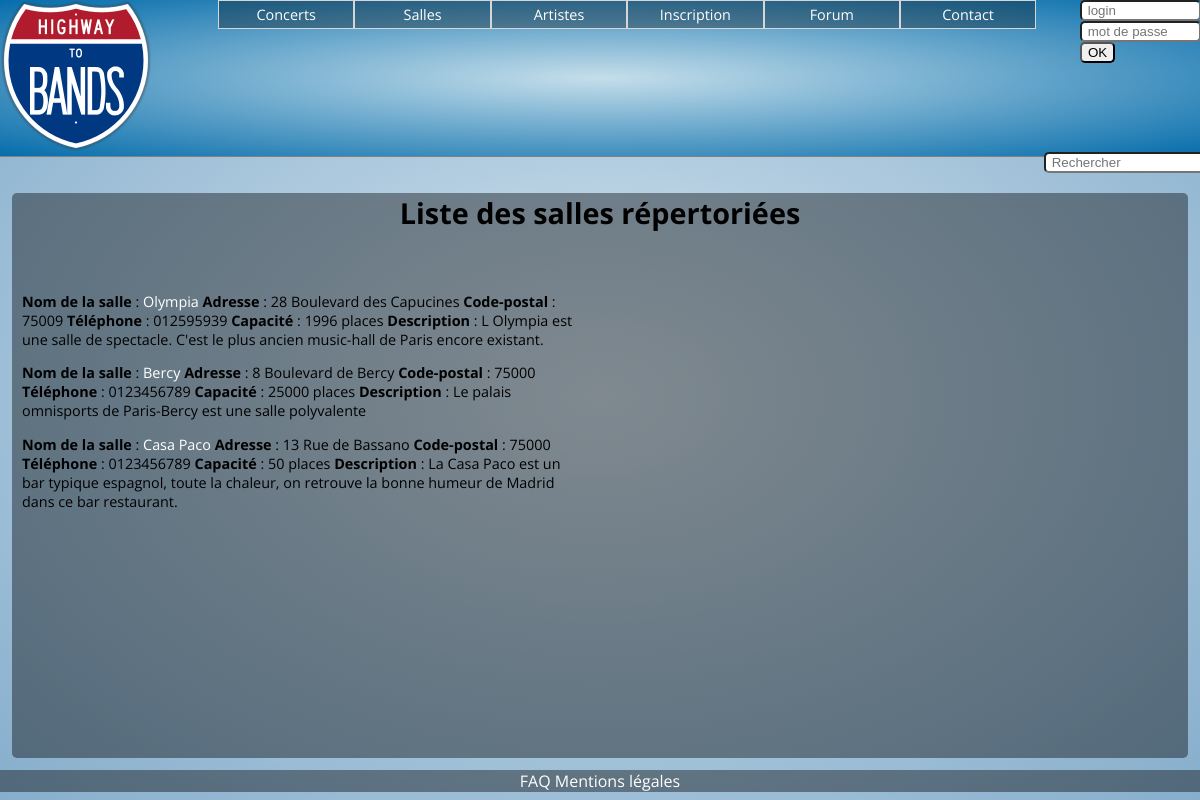
/HTB/index.php?page=liste_salle, run on an earlier commit of the app's database.
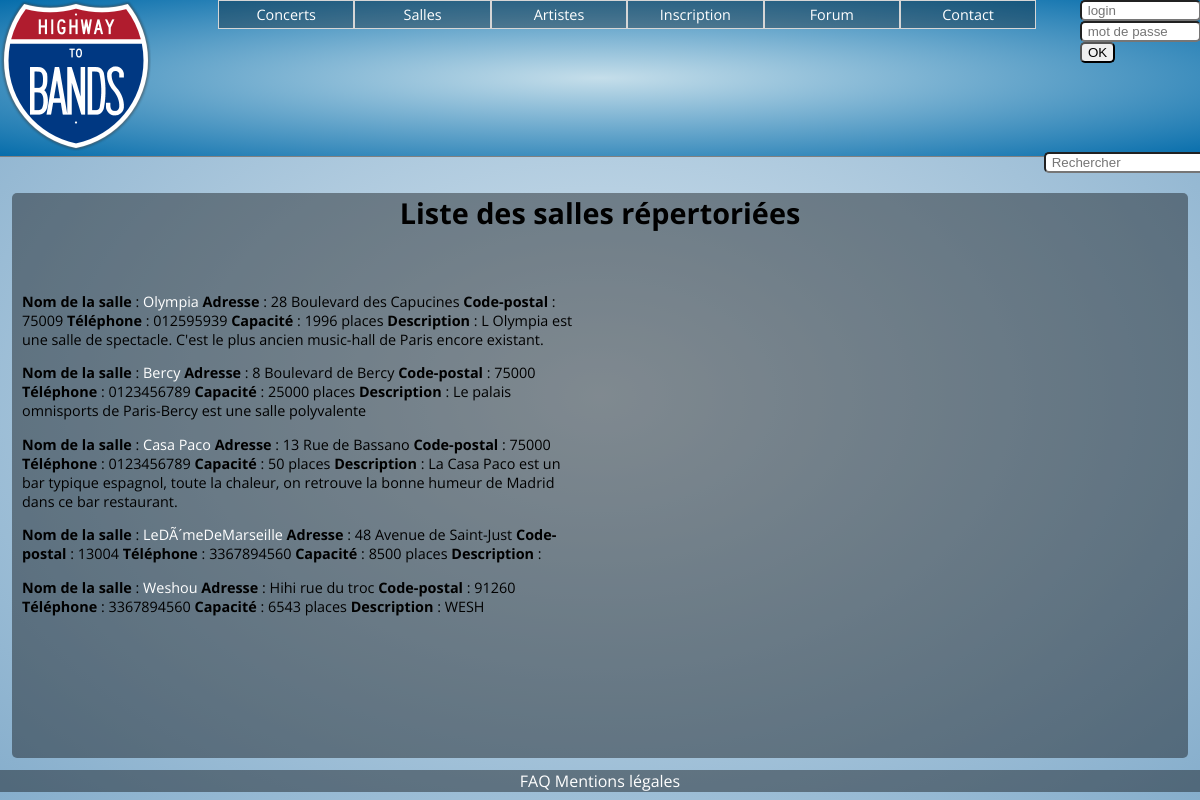
And on a later commit of the database.
### tables this page shows
CREATE TABLE IF NOT EXISTS `salle` (
  `id` int(11) NOT NULL AUTO_INCREMENT,
  `login` varchar(45) DEFAULT NULL,
  `password` varchar(255) DEFAULT NULL,
  `name` varchar(45) DEFAULT NULL,
  `capacity` int(11) DEFAULT NULL,
  `zipcode` int(11) DEFAULT NULL,
  `mail` varchar(45) DEFAULT NULL,
  `phone` varchar(10) DEFAULT NULL,
  `adress` varchar(45) DEFAULT NULL,
  `description` text,
  `hours` varchar(45) DEFAULT NULL,
  `photo` varchar(255) DEFAULT NULL,
  `voie` int(255) DEFAULT NULL,
  `ville` varchar(255) DEFAULT NULL,
  `pays` varchar(255) DEFAULT NULL,
  PRIMARY KEY (`id`),
  UNIQUE KEY `Pseudo_UNIQUE` (`login`)
);

### HTB/controleurs/liste_salle.php (called while the page is built, shortened)
<?php
require('modeles/salle.php');
$salles=liste_salle();
include('vues/liste_salle.php');
?>

### HTB/modeles/salle.php (called while the page is built, shortened)
<?php
function liste_salle(){
	global $bdd;
$res = "SELECT * from salle";
$req = $bdd-> query($res) or die(print_r($bdd->errorInfo()));
 	 	return $req;
}
?>

### HTB/controleurs/footer.php (called while the page is built)
<?php include 'vues/footer.php' ?>

### HTB/vues/liste_salle.php (the view, shortened to what this page needs)
<!DOCTYPE html>
<html>
<head>
	<link rel="stylesheet" href="css/style.css" />
</head>
<body>
	<?php include 'vues/header.php' ?>
<div id="contenu">
		<div id="banniere"><h1>Liste des salles répertoriées</h1>
		</div>
	<div class="liste">
<?php
while ($donnees = $salles->fetch())
{
?>
    <p>
    <strong>Nom de la salle</strong> : <a href="index.php?page=salle&id=<?php echo $donnees['id']; ?>"><?php echo $donnees['name']; ?></a>
    <strong>Adresse</strong> : <?php echo $donnees['adress']; ?>
    <strong>Code-postal</strong> : <?php echo $donnees['zipcode']; ?>
    <strong>Téléphone</strong> : <?php echo $donnees['phone']; ?>
     <strong>Capacité</strong> : <?php echo $donnees['capacity']; ?> places
    <strong>Description</strong> : <?php echo $donnees['description']; ?><br />
   </p>
<?php
}
?>
			</div>
		</div>
<?php include 'controleurs/footer.php' ?>
</body>
</html>

### HTB/index.php (shortened to what this page needs)
<?php
if (!empty($_GET['page']) && is_file('controleurs/'.$_GET['page'].'.php'))
{
       include 'controleurs/'.$_GET['page'].'.php';
}
else
{
       include 'controleurs/accueil.php';
} ?>

### HTB/vues/header.php (shortened to what this page needs)
<head>
<link rel="stylesheet" href="css/header_style.css" />
</head>
<header>
<div id="logo"><a href="index.php?page=accueil"><img width=150 src="img/logo.png" alt="Logo du site"></a></div>
<div id="menu">
<ul>
	<li><a href="index.php?page=event">Concerts</a>
	</li>
	<li><a href="index.php?page=liste_salle">Salles</a>
	</li>
	<li><a href="index.php?page=liste_artiste">Artistes</a>
	</li>
	<?php if(!isset($_SESSION['login'])){ ?>
	<li><a href="index.php?page=inscription">Inscription</a>
	</li>
<?php } ?>
	<li><a href="forum/forum.php">Forum</a></li>
	<li><a href="index.php?page=contact">Contact</a></li>
</ul>
</div>
<div id="connexion">
<?php if(!isset($_SESSION['login'])){ ?>
	<form method="post" action="index.php?page=header">
	<input type="text" name="login" placeholder =" login" size="12"/>
	<input type="password" name="password" placeholder =" mot de passe" size="12" />
	<input type="submit" value="OK" />
</form>
<?php } ?>
</div>
<div id="rechercher"><form method="post" action="index.php?page=rechercher.php">
<input type="text" placeholder =" Rechercher" size="20" />
</form>
</div>
</header>

### HTB/vues/footer.php
<footer>
	<a href="faq.html">FAQ</a>
	<a href="legales.html">Mentions légales</a>
</footer>

### HTB/css/style.css (style rules this page uses)
#banniere { width: 100%; text-align: center; font-size: 0.9em; margin-bottom: 3%; color: black; }
#contenu { margin-left: 1%; margin-right: 1%; border-radius: 5px; background-color: rgba(0, 0, 0, 0.4); display: block; }
.liste { display: inline-block; width: 48%; height: 470px; padding: 10px; color: black; font-size: 0.9em; margin : auto; vertical-align: top; max-height: auto; overflow-y: scroll; }
li { list-style-type:none; }

### HTB/css/header_style.css (style rules this page uses)
html, body { margin: 0; padding: 0; font-family: 'Open Sans', sans-serif; background: rgb(212,228,239); background: -moz-radial-gradient(center, ellipse cover, rgba(212,228,239,1) 0%, rgba(134,174,204,1) 100%); background: -webkit-gradient(radial, center center, 0px, center center, 100%, color-stop(0%,rgba(212,228,239,1)), color-stop(100%,rgba(134,174,204,1))); background: -webkit-radial-gradient(center, ellipse cover, rgba(212,228,239,1) 0%,rgba(134,174,204,1) 100%); background: -o-radial-gradient(center, ellipse cover, rgba(212,228,239,1) 0%,rgba(134,174,204,1) 100%); background: -ms-radial-gradient(center, ellipse cover, rgba(212,228,239,1) 0%,rgba(134,174,204,1) 100%); background: radial-gradient(ellipse at center, rgba(212,228,239,1) 0%,rgba(134,174,204,1) 100%); background-size: cover; min-width: 800px; min-width: 1024px; }
header { width: 100%; height: 25%; display: inline-block; font-family: 'Open Sans', sans-serif; font-color: black; font-size: 0.9em; min-width: 800px; border-bottom: 1px solid #808080; margin-bottom: 1%; background: rgb(197,222,234); background: -moz-radial-gradient(center, ellipse cover, rgba(197,222,234,1) 0%, rgba(138,187,215,1) 31%, rgba(6,109,171,1) 100%); background: -webkit-gradient(radial, center center, 0px, center center, 100%, color-stop(0%,rgba(197,222,234,1)), color-stop(31%,rgba(138,187,215,1)), color-stop(100%,rgba(6,109,171,1))); background: -webkit-radial-gradient(center, ellipse cover, rgba(197,222,234,1) 0%,rgba(138,187,215,1) 31%,rgba(6,109,171,1) 100%); background: -o-radial-gradient(center, ellipse cover, rgba(197,222,234,1) 0%,rgba(138,187,215,1) 31%,rgba(6,109,171,1) 100%); background: -ms-radial-gradient(center, ellipse cover, rgba(197,222,234,1) 0%,rgba(138,187,215,1) 31%,rgba(6,109,171,1) 100%); background: radial-gradient(ellipse at center, rgba(197,222,234,1) 0%,rgba(138,187,215,1) 31%,rgba(6,109,171,1) 100%); filter: progid:DXImageTransform.Microsoft.gradient( startColorstr='#c5deea', endColorstr='#066dab',GradientType=1 ); }
footer { margin-top: 1%; text-align: center; background-color: rgba(0, 0, 0, 0.4); }
a { text-decoration: none; color: white; }
#logo { width: 10%; float: left; margin : 1px; }
#connexion { float: right; width : 10%; display: inline-block; text-align: center; }
form input { display: block; border-radius: 5px; }
#rechercher { width: 12px; position: absolute; top: 19%; right: 12%; }
#menu { display: inline-block; width: 70%; text-align: center; position: absolute; top: 1%:; margin-left : 8%; min-width: 800px; }
#menu ul { margin:0; padding:0; list-style-type:none; text-align:center; }
#menu li { float:left; margin:auto; padding:0; background-color: rgba(0, 0, 0, 0.3); border: 1px solid #D6D6D6; width: 16%; }
#menu li a { display:block; color: white; text-decoration:none; padding:4px; }

What changed in the data, as far as the page shows it:
added salle: name "LeDÃ´meDeMarseille", adress "48 Avenue de Saint-Just", zipcode "13004", phone "3367894560", capacity "8500"
added salle: name "Weshou", adress "Hihi rue du troc", zipcode "91260", phone "3367894560", capacity "6543", description "WESH"
